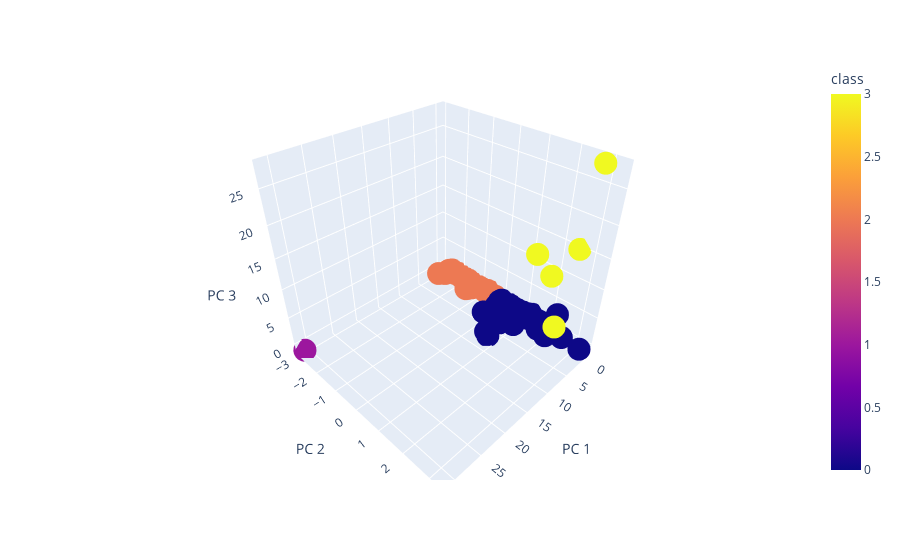

This figure's notebook cell:
### Markdown cell above
Visualizing Results
3D-Scatter with Clusters

### Code cell
# Create a 3D-Scatter with the PCA data and the clusters
fig = px.scatter_3d(clustered_df, x="PC 1", y="PC 2", z="PC 3", color="class", hover_name="CoinName", hover_data=["Algorithm"])
fig.show()

### Figure 1 — Plotly figure (JSON) as saved in the notebook; plotly's stock layout.template omitted (floating-point values rounded to 4 significant figures; data arrays with more than 128 entries replaced by an {"elided": "..."} marker saying what was removed)
{"data": [{"customdata": {"elided": "685x1 str values"}, "hovertemplate": "<b>%{hovertext}</b><br><br>PC 1=%{x}<br>PC 2=%{y}<br>PC 3=%{z}<br>Algorithm=%{customdata[0]}<br>class=%{marker.color}<extra></extra>", "hovertext": {"elided": "685 str values"}, "legendgroup": "", "marker": {"color": {"elided": "685 int values"}, "coloraxis": "coloraxis", "symbol": "circle"}, "mode": "markers", "name": "", "scene": "scene", "showlegend": false, "type": "scatter3d", "x": {"elided": "685 float values"}, "y": {"elided": "685 float values"}, "z": {"elided": "685 float values"}}], "layout": {"autosize": true, "coloraxis": {"colorbar": {"title": {"text": "class"}}, "colorscale": [[0, "#0d0887"], [0.1111, "#46039f"], [0.2222, "#7201a8"], [0.3333, "#9c179e"], [0.4444, "#bd3786"], [0.5556, "#d8576b"], [0.6667, "#ed7953"], [0.7778, "#fb9f3a"], [0.8889, "#fdca26"], [1, "#f0f921"]]}, "legend": {"tracegroupgap": 0}, "margin": {"t": 60}, "scene": {"aspectmode": "auto", "aspectratio": {"x": 1, "y": 1, "z": 1}, "domain": {"x": [0, 1], "y": [0, 1]}, "xaxis": {"title": {"text": "PC 1"}, "type": "linear"}, "yaxis": {"title": {"text": "PC 2"}, "type": "linear"}, "zaxis": {"title": {"text": "PC 3"}, "type": "linear"}}}}
